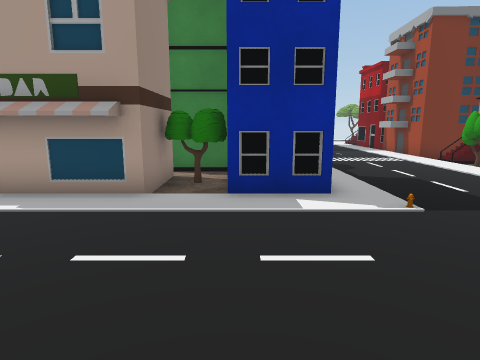
view 1 (above)

24 first-person views from a walk through a 3-D level made in the Unity game engine. The camera is 1.4 m above the floor, tilts 10° down and sees 75° across. The floor is counted in squares, 1 m on a side. Each view is taken from the middle of a square. On the plan, view 1 faces up. The plan holds only what a view shows up to about 14 squares ahead; the rest is blank. The place goes on beyond the plan. Some animated figures are left out. Some surface patterns are stand-ins.

view 2
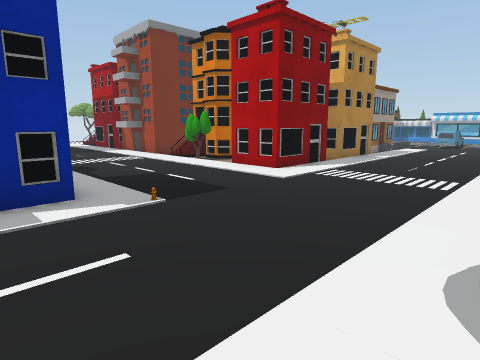

view 3
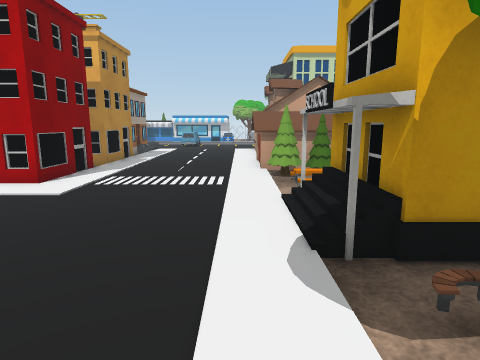

view 4
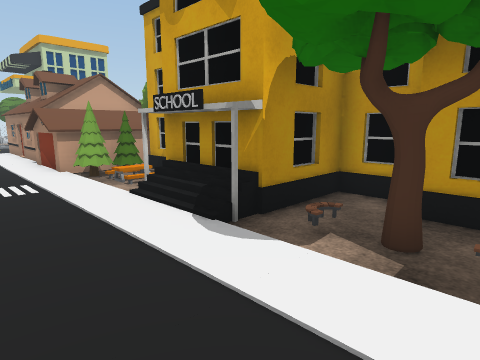

view 5
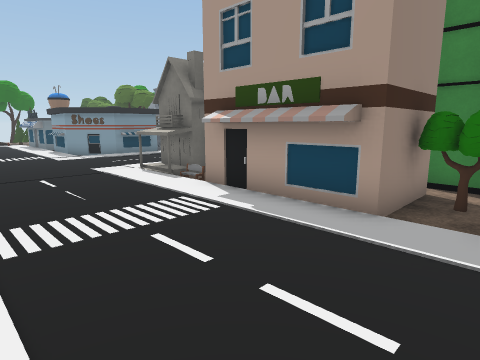

view 6
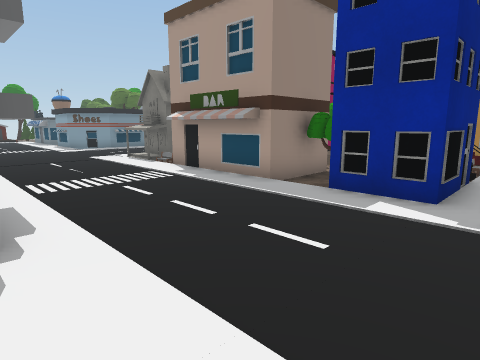

view 7
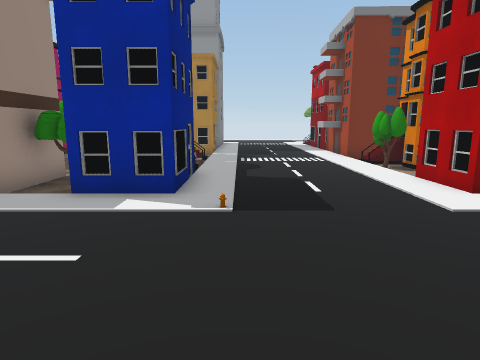

view 8
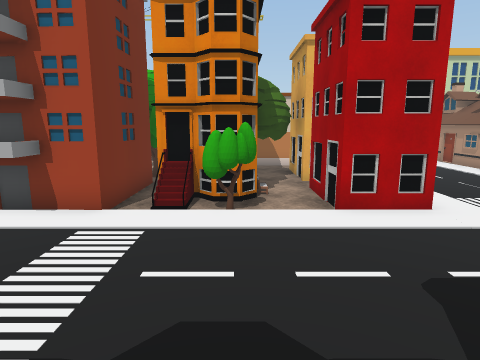

view 9
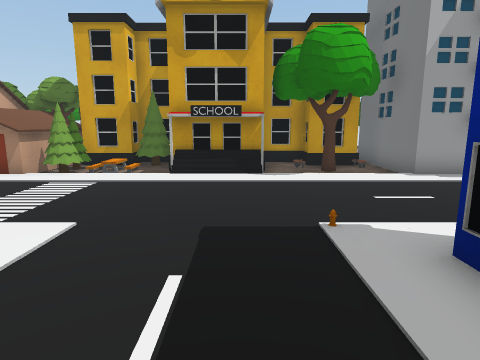

view 10
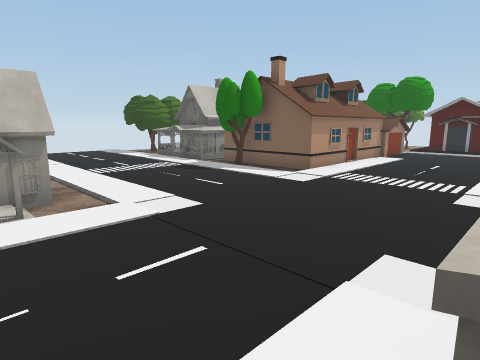

view 11
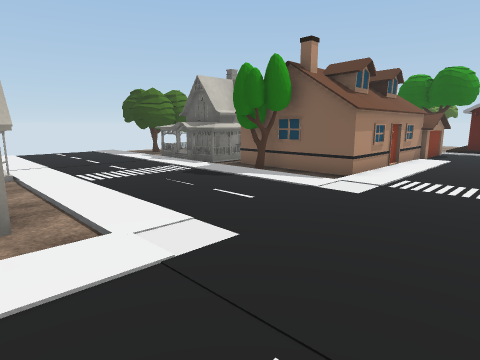

view 12
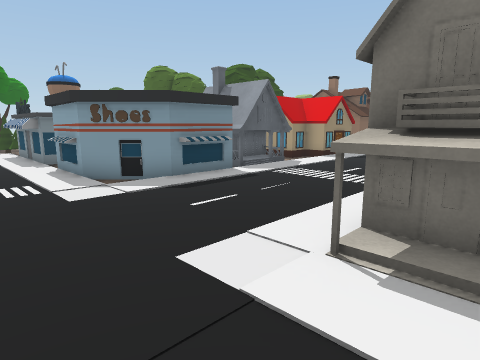

view 13
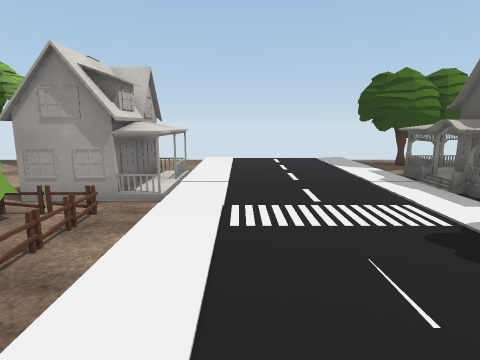

view 14
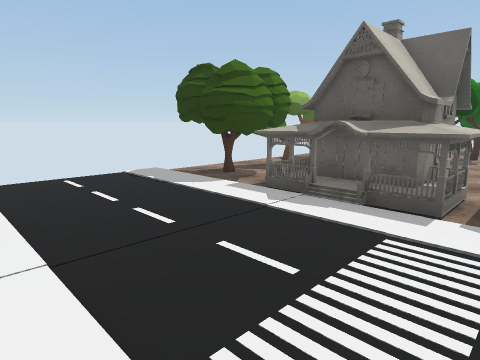

view 15
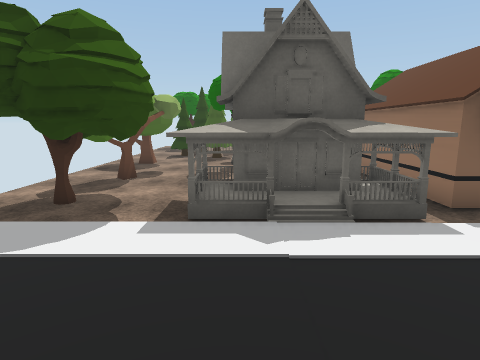

view 16
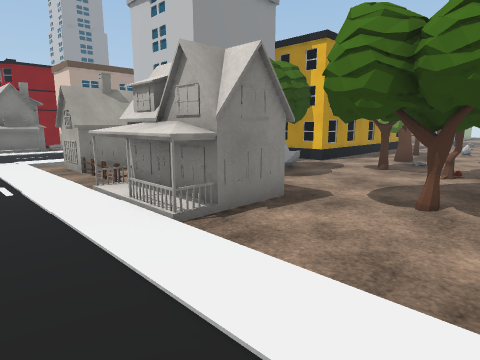

view 17
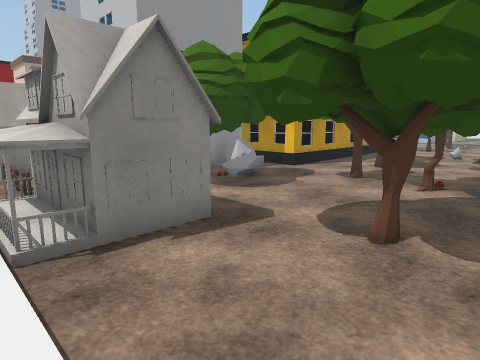

view 18
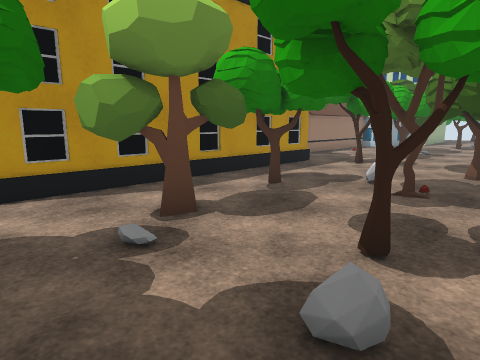

view 19
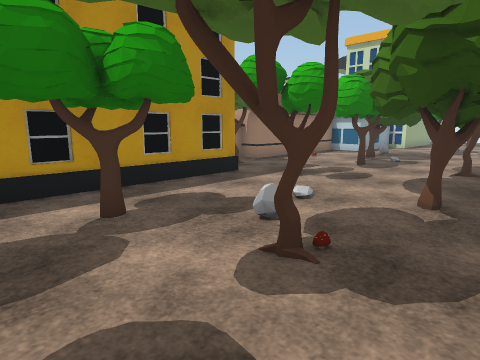

view 20
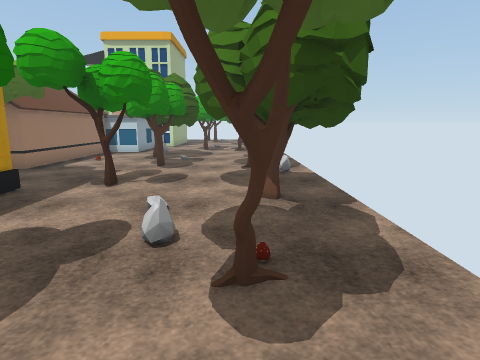

view 21
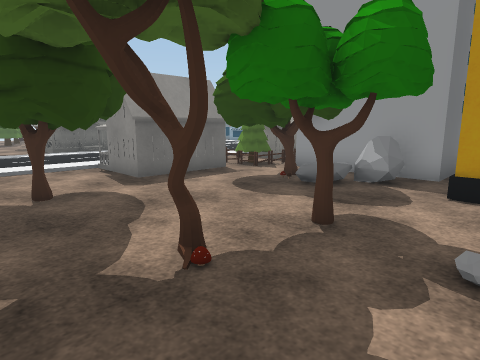

view 22
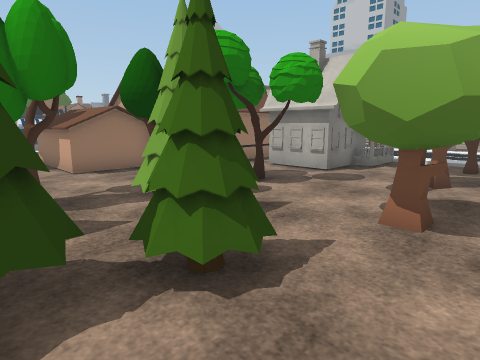

view 23
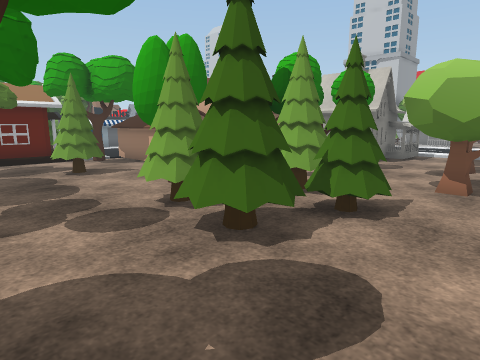

view 24
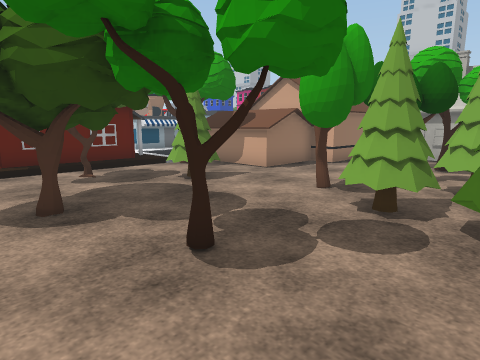

### Floor plan
Key: @ floor where view 1 was taken; # wall or solid block; . main floor; : floor 0.25 m higher than the main floor; / step, stairs or slope; ^ raised ledge; T tree; B building; H house; R rock; M mushroom; O other object.
Columns run from 33 left of view 1 to 15 right of it. Each row starts with its distance up from view 1.
 14                  ....              .....O#    T
 13                 OO....             ......####TTT
 12                 #O....        O    .......#
 11                OOO.....      OO    ......TB
 10                  O.....       O#^B/......T#
  9                   O.....  O    BBBB..........TT
  8           OO      O.....  O     TTB......BBB.BBB
  7           OO     O......##.    TTT B.....B   B
  6         OOOOO.OOO.......OO/OOOOO.BBB.....BBB.BBB
  5         ........................................
  4          ........................................
  3       H   .......................................
  2     HHH  ........................................
  1   HHHH  ..................... ^..................
  0  //////THHHHHHHHH........O     ##@...###..TTHHHHH
 -1  .TT....HHHH   HH.......OO      #.T..###.O.TH H
 -2  .......HHHHHHHHH........OO     #....#  T.#TH HHH
 -3   T..TT.HHHHHHHHHTT.....OOOO    ###..#  T##HHHH
 -4  TTT.......HHHHHHT........TT##########  ##  T.HHH
 -5  TT............OOO........TT   R.# ##   #   T...O
 -6 ......TT......##OO......O#O TOT..##########......
 -7 ..T...TTT   ..###O......OOO.TTTR.................
 -8 ..T..TTTTT.T..##OO......O O....#..T..TTT...T..TT.
 -9  ....TTTT......OOO......O#O.....T.TTT............
-10 . ..TTTTT......TTT.........TT...........:...T....
-11  TT..T.T.TT.TTT TT........TTTT.TM.....TM..TTT.T..
-12    ......TTT..T TT.........TTT....:T......TT ..T
-13   . ......................... ... ... ....TT ...

Positions as (right, up) in squares from view 1, and headings:
1: (0, 0), facing up
2: (0, 0), facing up-right
3: (0, 1), facing right
4: (0, 3), facing down-right
5: (0, 1), facing up-left
6: (3, 0), facing up-left
7: (3, 0), facing up
8: (1, 10), facing right
9: (4, 9), facing down
10: (-7, 6), facing down-left
11: (-8, 4), facing down-left
12: (-8, 3), facing up-left
13: (-11, 0), facing down
14: (-10, -4), facing down-left
15: (-11, -8), facing left
16: (-12, -13), facing up-right
17: (-10, -13), facing up-right
18: (-1, -13), facing up-right
19: (3, -13), facing up-right
20: (3, -11), facing right
21: (1, -13), facing up-left
22: (-28, -13), facing up-right
23: (-31, -13), facing up-right
24: (-33, -10), facing up-right
